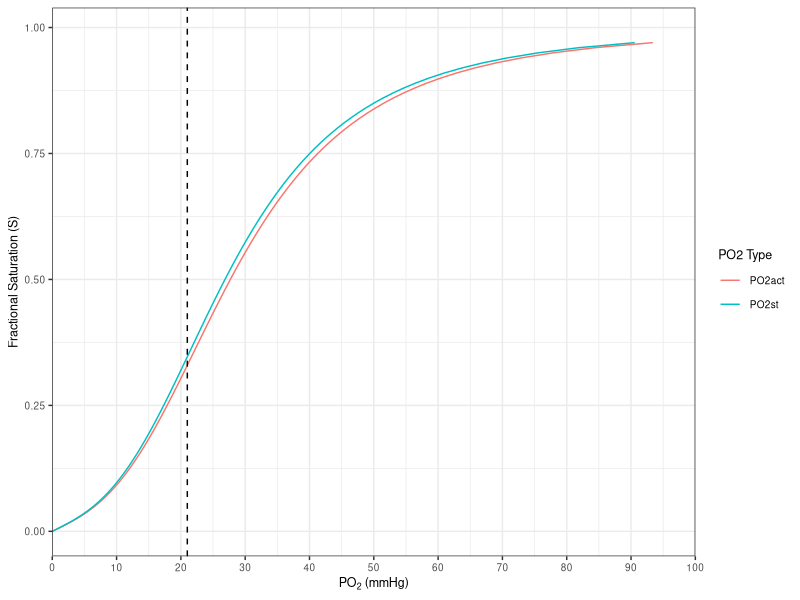

Recreate this plot in R.
#                        Mass Balance and FICK's PRINCIPLE 
################################################################################
# Oxygen consumption (VO2) = volume of O2 inspired minus volume of O2 expired
calculate_VO2 <- function(VI, VE, FIO2 = 0.2093, FEO2) {
  # VI: Volume of air inhaled per minute (L/min)
  # VE: Volume of air exhaled per minute (L/min)
  # FIO2: Fraction of oxygen in inspired air (default = 0.2093 for room air)
  # FEO2: Fraction of oxygen in expired air
  VO2 <- (VI * FIO2) - (VE * FEO2)
  return(VO2)
}

# Example usage:
 calculate_VO2(VI = 50, VE = 45, FEO2 = 0.17)


 
# References: 
# [1]
# Fick, Adolf. 1870. Ueber die Messung des Blutquantums in den Herzventrikeln. 
# Sitzungsberichte der Physikalisch-Medizinischen Gesellschaft zu Würzburg: 16 

# Function to calculate oxygen consumption (VO2) using the Fick principle
calculate_VO2 <- function(Q = 5000, CaO2 = 20, CvO2 = 15) {
  # Convert oxygen content from per 100 mL blood to per mL blood
  CaO2_mL_per_mL <- CaO2 / 100
  CvO2_mL_per_mL <- CvO2 / 100
  
  # Calculate VO2 in mL O2 per minute & Return the result
  VO2 <- Q * (CaO2_mL_per_mL - CvO2_mL_per_mL)
  return(VO2) 
}

# Call the function 
VO2 <- calculate_VO2(Q = 5000, CaO2 = 20, CvO2 = 10) 

# Display the result
cat("Oxygen consumption (VO2) is", VO2, "mL O2 per minute\n")




                            # Severinghaus Equations 
################################################################################
# References:
# [1]
# Severinghaus JW. Simple, accurate equations for human blood O2 dissociation computations. 
# J Appl Physiol 46: 599–602, 1979. doi: 10.1152/jappl.1979.46.3.599.

# [2]
# Ellis RK. Determination of PO2 from saturation. J Appl Physiol 67: 902–902, 1989. 
# doi: 10.1152/jappl.1989.67.2.902.

# Calculating fractional oxyhemoglobin saturation (S) from partial pressure of O2 (pO2 in mmHg)
calc_O2_sat <- function(pO2 = 100) {
  saturation <- (((pO2 ^ 3 + 150 * pO2) ^ -1 * 23400) + 1) ^ -1
  return(saturation)
}

calc_O2_sat()

# Above equation can be inverted to calculate pO2 from fractional O2 saturation 
calc_pO2 <- function(S = 0.36) {
  A <- 11700 * (S^-1 - 1)^-1
  B <- (50^3 + A^2)^0.5
  PO2st <- (B + A)^(1/3) - (B - A)^(1/3)
  return(PO2st)
}

calc_pO2() 

# Calculating O2 content based on pO2, and Hb where the saturation equation ist nested
calc_O2_cont <- function(pO2 = 100, Hb = 15) {
  # Calculate O2 content in mL O2 per dL blood
  O2_content <- (1.34 * Hb * ((((pO2 ^ 3 + 150 * pO2) ^ -1 * 23400) + 1) ^ -1)) + (0.0031 * pO2)
  return(O2_content)
}

calc_O2_cont()



#             Severinghaus Implementation by Mairbäurl (unfinished)
################################################################################
# [1]
# Severinghaus, J.W., 1979. Simple, accurate equations for human blood O2 
# dissociation computations. J. Appl. Physiol. 46, 599–602.
# https://doi.org/10.1152/jappl.1979.46.3.599

# [2]
# Ellis, R.K., 1989. Determination of PO2 from saturation. 
# J. Appl. Physiol. 67, 902–902. https://doi.org/10.1152/jappl.1989.67.2.902

# [3]
# Okada, Y., Tyuma, I., Sugimoto, T., 1977. Evaluation of Severinghaus’ Equation 
# and Its Modification for 2, 3-Dpg. Jpn. J. Physiol. 27, 135–144. 
# https://doi.org/10.2170/jjphysiol.27.135

# [4]
# Mairbäurl, H., Weber, R.E., 2012. Oxygen transport by hemoglobin. 
# Compr. Physiol. 2, 1463–1489. https://doi.org/10.1002/cphy.c080113

# Required libraries to run the code 
library(ggplot2)

S <- seq(0, 1, 0.01)

# Reference [1]
Severinghaus_S <- function(x){ (((x^3 + 150*x)^-1 * 23400) + 1)^-1 }

# Note that S must be calculated as fractional saturation not percentage.
# Reference [2] used this modification as it avoids problems with log function in R 
Severinghaus_PO2st <- function(S) {
  A <- 11700 * (S^-1 - 1)^-1
  B <- (50^3 + A^2)^0.5
  PO2st <- (B + A)^(1/3) - (B - A)^(1/3)
  return(PO2st)
}

PO2st <- Severinghaus_PO2st(S)

# Conditions that can be changed
P50  <- 27.1 # Okkada P50 of standard blood = 27.1 but Severingahus = 26.86
pH   <- 7.4  # Standard 7.4
Temp <- 37.0 # Standard 37
BE   <- 0    # Standard 0 ?
DPG  <- 1.02 # accoreding to table 1 Okada 1.02 is norm. human blood with P50=27.1

# Reference [3]
logP50 <- log(P50) + 0.48*(7.4-pH) + 0.024*(Temp-37) + 0.0013*BE + (0.135*DPG)-0.116

# Reference [4] revert log with exp() and store observed P50 value as P50obs
P50obs <- exp(logP50)
PO2act <- PO2st * P50obs / 26.86

curves <- data.frame(S, PO2act, PO2st)[complete.cases(S, PO2act, PO2st), ]

# Plotting both PO2act and PO2st on the x-axis and S on the y-axis
ggplot(curves, aes(x = PO2act, y = S)) +
  geom_line(aes(color = "PO2act")) +
  geom_line(aes(x = PO2st, color = "PO2st")) +
  ylab("Fractional Saturation (S)") +
  xlab("Partial Pressure of Oxygen (PO2)") +
  labs(color = "PO2 Type") +
  scale_x_continuous(
    name = expression("PO"[2] * " (mmHg)"),
    breaks = seq(0, 100, 10),
    limits = c(0, 100),
    expand = c(0, 0)
  ) +
  geom_vline(xintercept = 21, linetype = "dashed", color = "black") +
  theme_bw() +
  theme(text = element_text(size = 9))




#                         Henderson Hasselblach Equation 
################################################################################
# Function to calculate pH using the Henderson-Hasselbalch equation
calculate_pH <- function(pKa, A_minus_conc, HA_conc) {
  # Check that concentrations are positive
  if (A_minus_conc <= 0 || HA_conc <= 0) {
    stop("Concentrations must be positive values.")
  }
  
  # Calculate the ratio [A-]/[HA]
  ratio <- A_minus_conc / HA_conc
  
  # Calculate pH
  pH <- pKa + log10(ratio)
  
  return(pH)
}

# Given values
pKa <- 4.76
A_minus_conc <- 0.1  # [CH3COOm]
HA_conc <- 0.1       # [CH3COOH]

# Calculate pH
pH_value <- calculate_pH(pKa, A_minus_conc, HA_conc)

# Display the result
cat("The pH of the buffer solution is:", pH_value, "\n")




